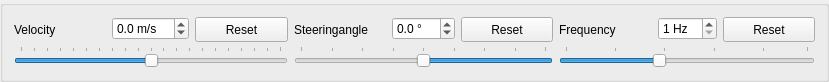
<?xml version="1.0" encoding="UTF-8"?>
<ui version="4.0">
 <class>SimulatorToolbar</class>
 <widget class="QGroupBox" name="SimulatorToolbar">
  <property name="geometry">
   <rect>
    <x>0</x>
    <y>0</y>
    <width>829</width>
    <height>77</height>
   </rect>
  </property>
  <property name="windowTitle">
   <string>GroupBox</string>
  </property>
  <layout class="QGridLayout" name="gridLayout">
   <item row="0" column="8">
    <widget class="QPushButton" name="pb_frequencyReset">
     <property name="sizePolicy">
      <sizepolicy hsizetype="MinimumExpanding" vsizetype="Ignored">
       <horstretch>0</horstretch>
       <verstretch>0</verstretch>
      </sizepolicy>
     </property>
     <property name="minimumSize">
      <size>
       <width>0</width>
       <height>25</height>
      </size>
     </property>
     <property name="text">
      <string>Reset</string>
     </property>
    </widget>
   </item>
   <item row="1" column="6" colspan="3">
    <widget class="QSlider" name="sl_frequency">
     <property name="sizePolicy">
      <sizepolicy hsizetype="MinimumExpanding" vsizetype="MinimumExpanding">
       <horstretch>0</horstretch>
       <verstretch>0</verstretch>
      </sizepolicy>
     </property>
     <property name="minimum">
      <number>1</number>
     </property>
     <property name="maximum">
      <number>50</number>
     </property>
     <property name="value">
      <number>20</number>
     </property>
     <property name="orientation">
      <enum>Qt::Horizontal</enum>
     </property>
     <property name="tickPosition">
      <enum>QSlider::TicksAbove</enum>
     </property>
     <property name="tickInterval">
      <number>10</number>
     </property>
    </widget>
   </item>
   <item row="0" column="3">
    <widget class="QLabel" name="label_2">
     <property name="sizePolicy">
      <sizepolicy hsizetype="MinimumExpanding" vsizetype="Ignored">
       <horstretch>0</horstretch>
       <verstretch>0</verstretch>
      </sizepolicy>
     </property>
     <property name="minimumSize">
      <size>
       <width>0</width>
       <height>25</height>
      </size>
     </property>
     <property name="text">
      <string>Steeringangle</string>
     </property>
     <property name="alignment">
      <set>Qt::AlignLeading|Qt::AlignLeft|Qt::AlignVCenter</set>
     </property>
    </widget>
   </item>
   <item row="0" column="4">
    <widget class="QDoubleSpinBox" name="dsb_steerangle">
     <property name="suffix">
      <string> °</string>
     </property>
     <property name="decimals">
      <number>1</number>
     </property>
     <property name="minimum">
      <double>-40.000000000000000</double>
     </property>
     <property name="maximum">
      <double>40.000000000000000</double>
     </property>
    </widget>
   </item>
   <item row="1" column="3" colspan="3">
    <widget class="QSlider" name="sl_steerangle">
     <property name="enabled">
      <bool>true</bool>
     </property>
     <property name="sizePolicy">
      <sizepolicy hsizetype="MinimumExpanding" vsizetype="MinimumExpanding">
       <horstretch>0</horstretch>
       <verstretch>0</verstretch>
      </sizepolicy>
     </property>
     <property name="minimum">
      <number>-400</number>
     </property>
     <property name="maximum">
      <number>400</number>
     </property>
     <property name="singleStep">
      <number>10</number>
     </property>
     <property name="pageStep">
      <number>50</number>
     </property>
     <property name="orientation">
      <enum>Qt::Horizontal</enum>
     </property>
     <property name="invertedAppearance">
      <bool>true</bool>
     </property>
     <property name="invertedControls">
      <bool>true</bool>
     </property>
     <property name="tickPosition">
      <enum>QSlider::TicksAbove</enum>
     </property>
     <property name="tickInterval">
      <number>100</number>
     </property>
    </widget>
   </item>
   <item row="0" column="0">
    <widget class="QLabel" name="label">
     <property name="sizePolicy">
      <sizepolicy hsizetype="MinimumExpanding" vsizetype="Ignored">
       <horstretch>0</horstretch>
       <verstretch>0</verstretch>
      </sizepolicy>
     </property>
     <property name="minimumSize">
      <size>
       <width>0</width>
       <height>25</height>
      </size>
     </property>
     <property name="text">
      <string>Velocity</string>
     </property>
     <property name="alignment">
      <set>Qt::AlignLeading|Qt::AlignLeft|Qt::AlignVCenter</set>
     </property>
    </widget>
   </item>
   <item row="0" column="6">
    <widget class="QLabel" name="label_3">
     <property name="sizePolicy">
      <sizepolicy hsizetype="MinimumExpanding" vsizetype="Ignored">
       <horstretch>0</horstretch>
       <verstretch>0</verstretch>
      </sizepolicy>
     </property>
     <property name="minimumSize">
      <size>
       <width>0</width>
       <height>25</height>
      </size>
     </property>
     <property name="text">
      <string>Frequency</string>
     </property>
     <property name="alignment">
      <set>Qt::AlignLeading|Qt::AlignLeft|Qt::AlignVCenter</set>
     </property>
    </widget>
   </item>
   <item row="0" column="2">
    <widget class="QPushButton" name="pb_velocityReset">
     <property name="sizePolicy">
      <sizepolicy hsizetype="MinimumExpanding" vsizetype="Ignored">
       <horstretch>0</horstretch>
       <verstretch>0</verstretch>
      </sizepolicy>
     </property>
     <property name="minimumSize">
      <size>
       <width>0</width>
       <height>25</height>
      </size>
     </property>
     <property name="text">
      <string>Reset</string>
     </property>
    </widget>
   </item>
   <item row="0" column="5">
    <widget class="QPushButton" name="pb_steerangleReset">
     <property name="sizePolicy">
      <sizepolicy hsizetype="MinimumExpanding" vsizetype="Ignored">
       <horstretch>0</horstretch>
       <verstretch>0</verstretch>
      </sizepolicy>
     </property>
     <property name="minimumSize">
      <size>
       <width>0</width>
       <height>25</height>
      </size>
     </property>
     <property name="text">
      <string>Reset</string>
     </property>
    </widget>
   </item>
   <item row="0" column="7">
    <widget class="QDoubleSpinBox" name="dsb_frequency">
     <property name="suffix">
      <string> Hz</string>
     </property>
     <property name="decimals">
      <number>0</number>
     </property>
     <property name="minimum">
      <double>1.000000000000000</double>
     </property>
     <property name="maximum">
      <double>50.000000000000000</double>
     </property>
    </widget>
   </item>
   <item row="1" column="0" colspan="3">
    <widget class="QSlider" name="sl_velocity">
     <property name="sizePolicy">
      <sizepolicy hsizetype="MinimumExpanding" vsizetype="MinimumExpanding">
       <horstretch>0</horstretch>
       <verstretch>0</verstretch>
      </sizepolicy>
     </property>
     <property name="minimum">
      <number>-100</number>
     </property>
     <property name="maximum">
      <number>100</number>
     </property>
     <property name="orientation">
      <enum>Qt::Horizontal</enum>
     </property>
     <property name="tickPosition">
      <enum>QSlider::TicksAbove</enum>
     </property>
     <property name="tickInterval">
      <number>10</number>
     </property>
    </widget>
   </item>
   <item row="0" column="1">
    <widget class="QDoubleSpinBox" name="dsb_velocity">
     <property name="suffix">
      <string> m/s</string>
     </property>
     <property name="decimals">
      <number>1</number>
     </property>
     <property name="minimum">
      <double>-10.000000000000000</double>
     </property>
     <property name="maximum">
      <double>10.000000000000000</double>
     </property>
     <property name="singleStep">
      <double>0.100000000000000</double>
     </property>
    </widget>
   </item>
  </layout>
 </widget>
 <resources/>
 <connections/>
</ui>
